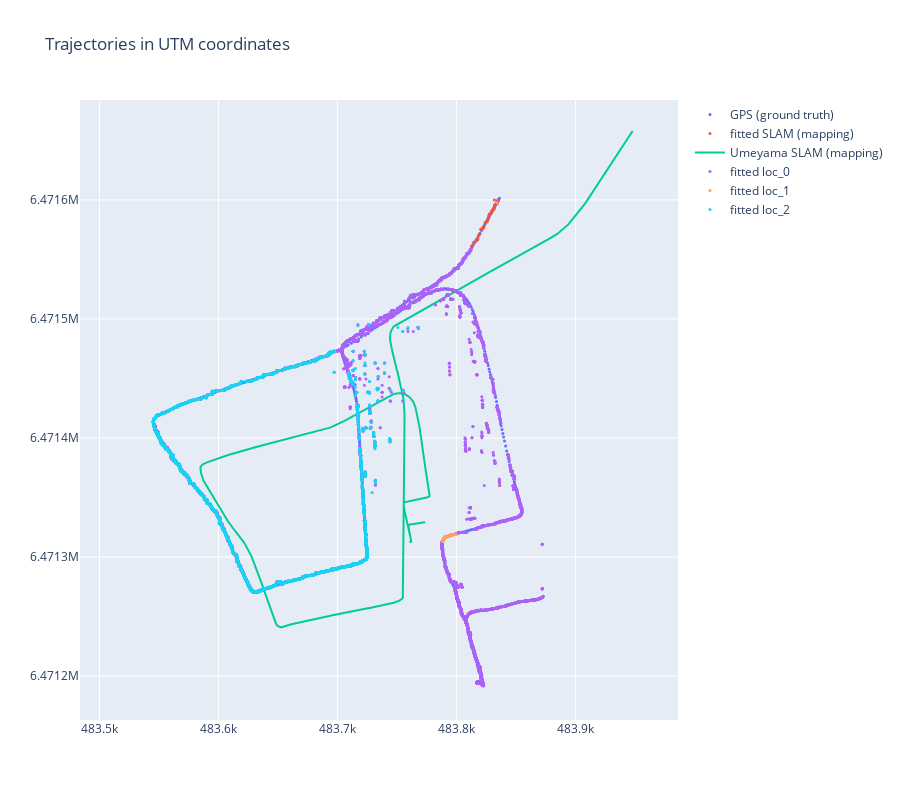

Notebook code for this chart:
### Code cell
fig_2d = processor.create_2d_plot_utm()
fig_2d.show()

### Figure 1 — Plotly figure (JSON) as saved in the notebook; plotly's stock layout.template omitted (floating-point values rounded to 4 significant figures; data arrays with more than 128 entries replaced by an {"elided": "..."} marker saying what was removed)
{"data": [{"marker": {"color": "#636EFA", "size": 3}, "mode": "markers", "name": "GPS (ground truth)", "type": "scatter", "x": {"elided": "1166 float values"}, "y": {"elided": "1166 float values"}}, {"marker": {"color": "#EF553B", "size": 3}, "mode": "markers", "name": "fitted SLAM (mapping)", "type": "scatter", "x": {"elided": "1166 float values"}, "y": {"elided": "1166 float values"}}, {"marker": {"color": "#00CC96", "size": 3}, "mode": "lines", "name": "Umeyama SLAM (mapping)", "type": "scatter", "x": {"elided": "1166 float values"}, "y": {"elided": "1166 float values"}}, {"marker": {"color": "#AB63FA", "size": 3}, "mode": "markers", "name": "fitted loc_0", "type": "scatter", "x": {"elided": "9124 float values"}, "y": {"elided": "9124 float values"}}, {"marker": {"color": "#FFA15A", "size": 3}, "mode": "markers", "name": "fitted loc_1", "type": "scatter", "x": {"elided": "140 float values"}, "y": {"elided": "140 float values"}}, {"marker": {"color": "#19D3F3", "size": 3}, "mode": "markers", "name": "fitted loc_2", "type": "scatter", "x": {"elided": "4095 float values"}, "y": {"elided": "4095 float values"}}], "layout": {"height": 800, "title": {"text": "Trajectories in UTM coordinates"}, "yaxis": {"scaleanchor": "x", "scaleratio": 1}}}
